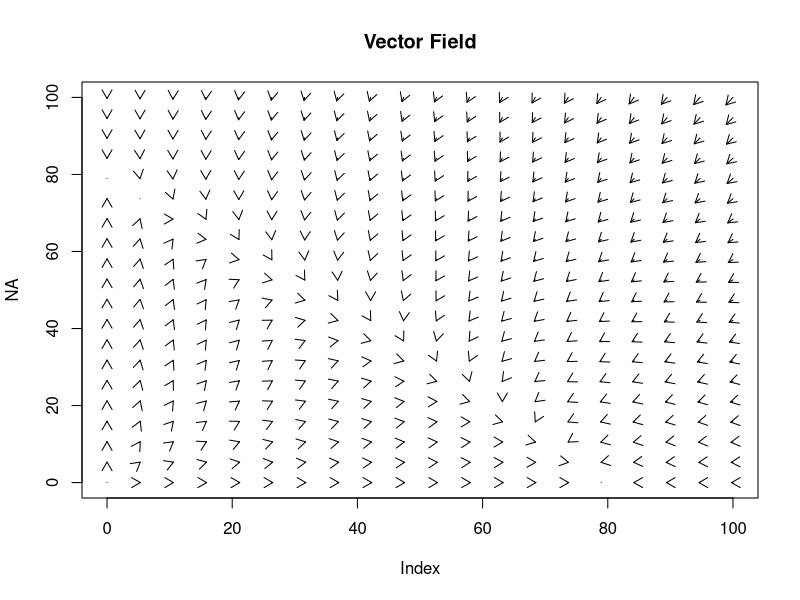
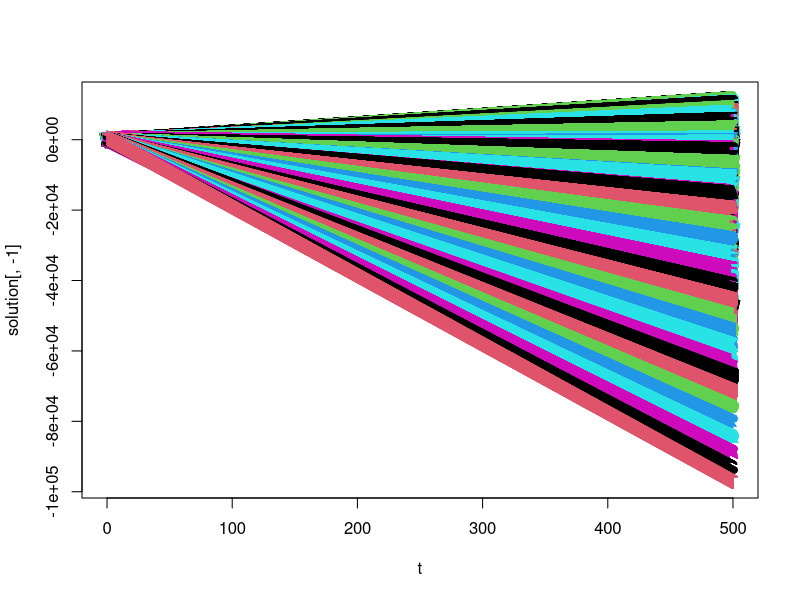
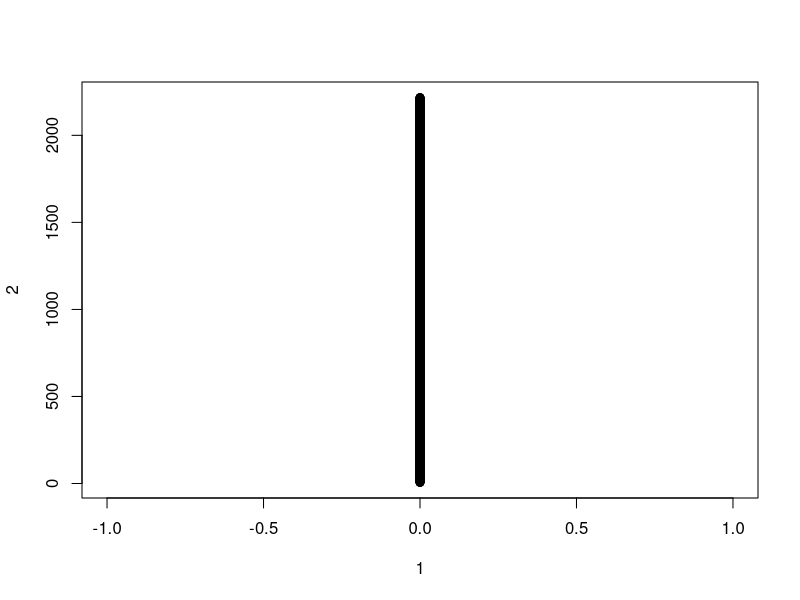

Write R code to recreate these figures, in order.
library(deSolve)

## ==setting==
a= 0.8
b= 1.1
Kx = 80
Ky = 80
Rx = 0.9
Ry = 1.2


## ==grid==
x0 = seq(0,100,length.out = 20)
y0 = seq(0,100,length.out = 20)
x0s = rep(x0,length(y0))
y0s = rep(y0,each=length(x0))

## vector
dxdt = (1-(x0s+a*y0s)/Kx)*Rx*x0s 
dydt = (1-(y0s+b*x0s)/Ky)*Ry*y0s

## convert 
x1s = x0s + dxdt*0.01
y1s = y0s + dydt*0.01

##draw the field
plot(NA, xlim = range(x0), ylim = range(y0), main = "Vector Field")
arrows(x0s, y0s, x1s, y1s, length = 0.1) 

## formula
competition = function(t,state,parameters){
  with(as.list(c(state,parameters)),{
    dxdt = (1-(x0s+a*y0s)/Kx)*Rx*x0s 
    dydt = (1-(y0s+b*x0s)/Ky)*Ry*y0s
    list(c(dxdt,dydt))
  })
}


### don't execute it!!!
state = c(x0s,y0s)
parameter = c(a,b,Rx,Ry,Kx,Ky)

t = seq(0,500,0.1)

solution = ode(y=state,times=t,
               func=competition,
               parms=parameter)

# time series
matplot(t,solution[,-1])
plot(solution[,-1])
